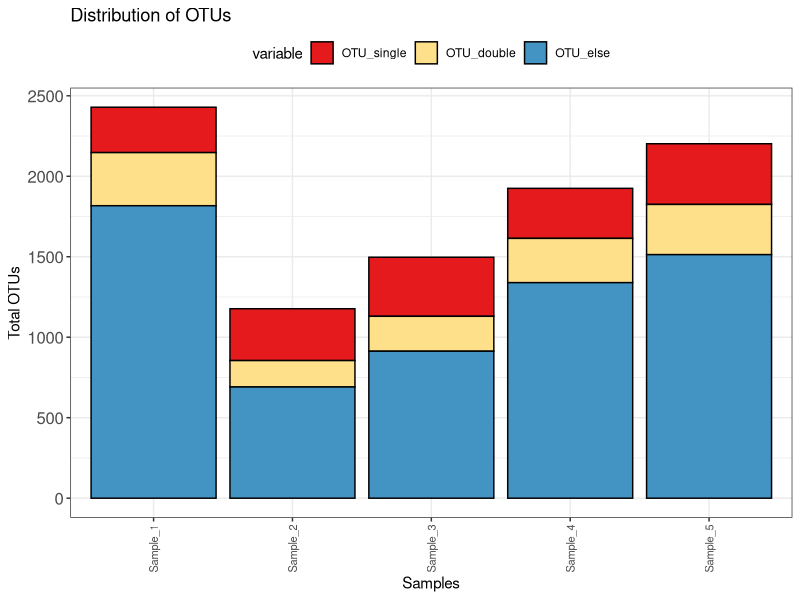
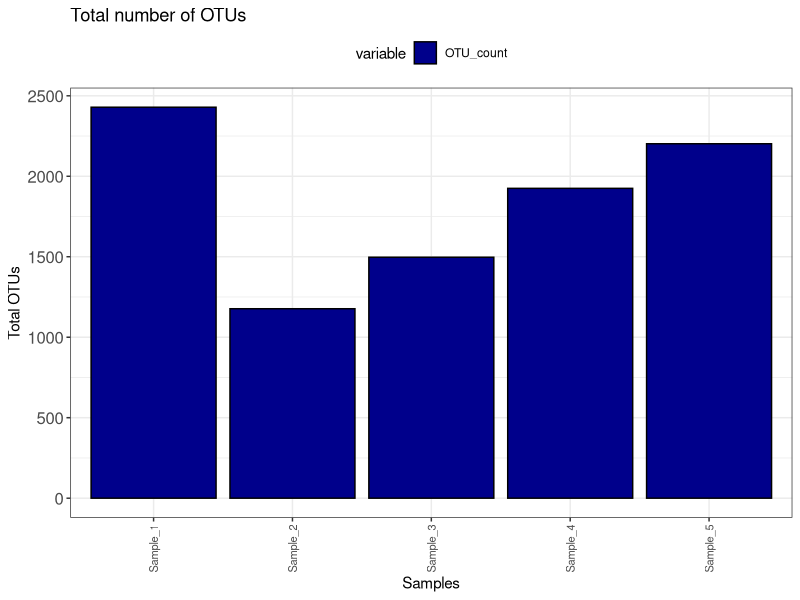
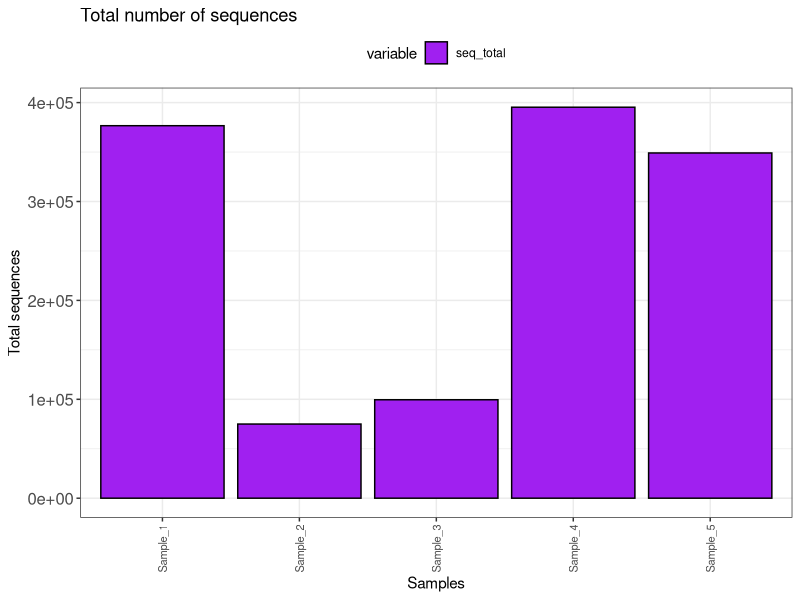
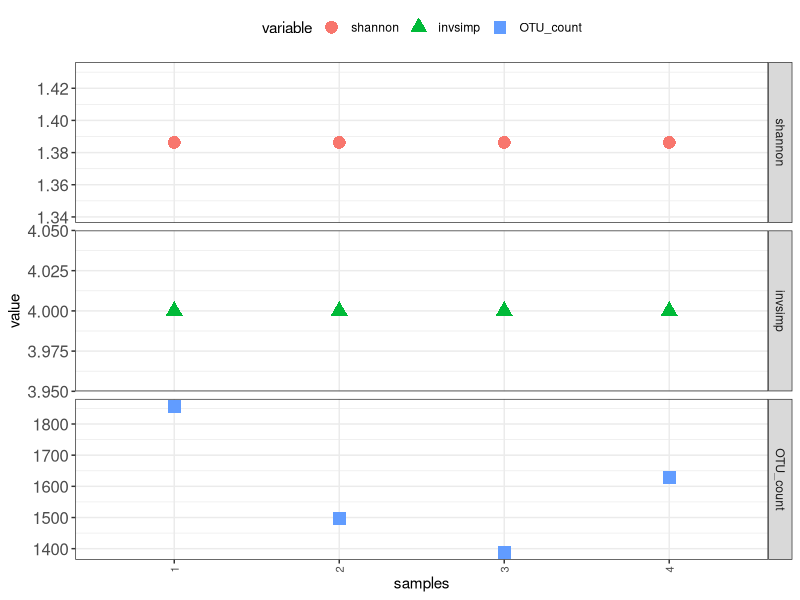
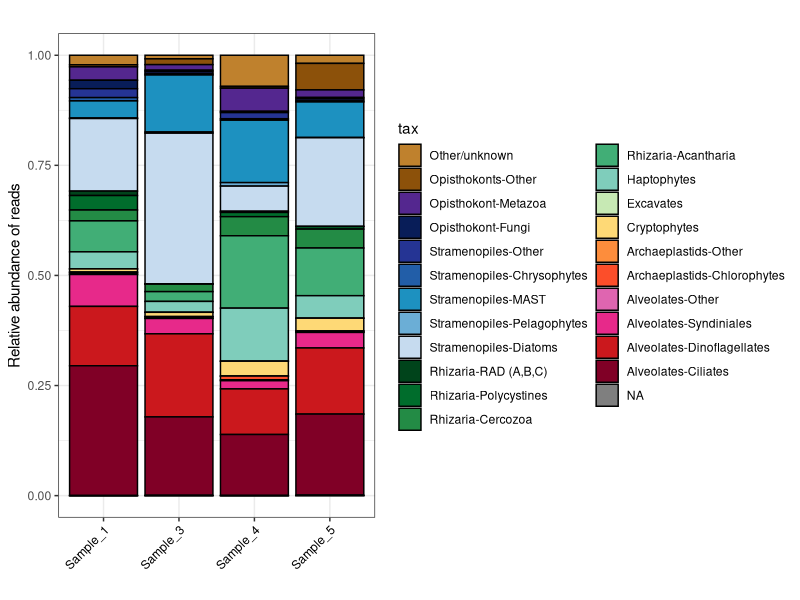

The R script that drew these images, in order:

#Load required libraries
library(reshape2)
library(ggplot2)
library(vegan)
library(plyr)

#Import OTU table. Make sure heading looks good.
count<-read.table('V4_OTUtable_test.txt', sep="\t",header=TRUE)
head(count) #make sure samples are column names and OTU.IDs (from PR2) are row names
dim(count) #V4_OTUtable_test.txt should be 1998 rows and 7 columns


##Get quick stats of OTU results
length(count$OTU.ID) #Total number of OTUs generated
colsum<-apply(count[2:5],2,sum) #Colums 2:5 are my sample colums
colsum #number of sequences per sample

##Filter out OTUs with only 1 sequence, singletons
rowsum<-apply(count[2:6],1,sum) #remove global singletons.
count.no1 = count[ rowsum>1, ]  #count.no1 = OTU table without global singletons
dim(count)[1] - dim(count.no1)[1] #Outputs the number of OTUs (total) lost in this step

#Isolate only count colums
counts_only<-count.no1[2:6]
seq_total<-apply(counts_only,2,sum) #number of sequences per sample
OTU_count<-colSums(counts_only>0) #total number of OTUs
OTU_single<-colSums(counts_only==1) #Number of singleton OTUs
OTU_double<-colSums(counts_only==2) #Number of doubleton OTUs
OTU_else<-colSums(counts_only>2) #Number of OTUs with more than 2 sequences

sample_info<-data.frame(seq_total,OTU_count,OTU_single,OTU_double,OTU_else)# Compile
head(sample_info) #dataframe with OTU stats per sample
# write.csv(sample_info, file="OTUstats.csv") #Option to write out to table

#Plot it
sample_info$samples<-row.names(sample_info)
allM<-melt(sample_info) #Melt to long format
allM$Figure<-"Sequences"
allM$Figure[allM$variable == "OTU_count"]<-"Total OTUs"
otudist<-c("OTU_single", "OTU_double", "OTU_else")
allM$Figure[allM$variable %in% otudist]<-"Breakdown of OTUs"
#head(allM)


#Basic bar plot
bar_stats<- ggplot(allM, aes(x=samples, y=value, fill=variable))+geom_bar(stat="identity",position="stack",color="black")+theme_bw()+theme(axis.text.x = element_text(angle = 90,hjust=1,vjust=0.5,size=8),axis.text.y=element_text(size=12),legend.position = "top")

bar_stats %+% subset(allM, Figure %in% "Breakdown of OTUs")+labs(title="Distribution of OTUs",x="Samples", y="Total OTUs")+scale_fill_manual(values=c("#e41a1c","#fee08b","#4393c3"))
bar_stats %+% subset(allM, Figure %in% "Total OTUs")+labs(title="Total number of OTUs",x="Samples", y="Total OTUs")+scale_fill_manual(values=c("darkblue"))
bar_stats %+% subset(allM, Figure %in% "Sequences")+labs(title="Total number of sequences",x="Samples", y="Total sequences")+scale_fill_manual(values=c("purple"))

#save(counts_only, count.no1, allM, file="Checkpoint1_PrelimFigs.RData") #Optional save R objects
#load("Checkpoint1_PrelimFigs.RData",verbose=T) #Option to load R objects from previous

#Based on the total number of sequences in each sample, I want to only keep samples with more than 50,000 sequences.
#Remove Sample 2
count.no1$Sample_2<-NULL
head(count.no1)

#Optional code to subsample
#Assign row names as OTU IDs
row.names(count.no1)<-count.no1$OTU.ID
#Isolate only columns with data
keep<-count.no1[2:5];head(keep)
sub<-min(colSums(keep)); sub #sub =total number of sequences that is fewest among all samples

#Requires vegan library
rare <- rrarefy(t(keep), sub) #Randomly subsamples data so that all sample have the same number of sequences
subsampled<-as.data.frame(t(rare))
colSums(subsampled) #all should be equal to sub (in test data, n=99,530)

#Calculate alpha diversity

#diversity measurement that accounts for both abundance and evenness of the species present (both evenness and richness). proportion of species relative to the total multiplied by the ln of the proportion
shannon<-diversity(subsampled,index="shannon",2)
#evennes in the community
invsimp<-diversity(subsampled,index="invsimpson",2)

OTU_count<-colSums(subsampled>0) #to evaluate species richness
alpha<-data.frame(shannon,invsimp,OTU_count) #combine measurements
head(alpha)

alpha$samples<-row.names(alpha)
alpha.m<-melt(alpha)
head(alpha.m)

ggplot(alpha.m, aes(x=samples, y=value, fill=variable, shape=variable))+geom_point(size=4, aes(color=variable))+facet_grid(variable~.,scales="free")+theme_bw()+theme(axis.text.x = element_text(angle = 90,hjust=1,vjust=0.5,size=8),axis.text.y=element_text(size=12),legend.position = "top")

#head(count.no1) #original data, has OTU and taxonomy information
#head(subsampled) #subsampled data for analysis
key<-count.no1[c(1,6)] #OTU ID to taxonomy key
subsampled$OTU.ID<-row.names(subsampled)

#Get taxonomic information (by OTU.ID) back on subsampled data
count.subsampled<-join(subsampled, count.no1[c(1,6)], by="OTU.ID", type="left", match="first")
head(count.subsampled); dim(count.subsampled)

#This is specific to the PR2 database. 
#Depending on your scientific question, you will need to review the taxonomic grouping
#Function, makes a simplifed "Taxa" column based on PR2 output

pr2_rename_taxa<-function(df){
  library(reshape2)
  split<-colsplit(df$taxonomy, "; ", c("Level1","Level2","Level3","Level4","Level5","Level6", "Level7","Level8","Level9", "Level10", "Level11", "Level12"))
  split[ is.na(split) ] = "XXX"
  split[ split == "" ] = "XXX"
  split$Taxa<-"Other/unknown"
  split$Taxa[split$Level1 == "No blast hit"]="No blast hit"
  split$Taxa[split$Level1 == "Unassigned"]="Unassigned"
  split$Taxa[split$Level1 == "None"]="None"
  split$Taxa[split$Level2=="Amoebozoa"]="Amoebozoa"
  split$Taxa[split$Level2=="Apusozoa"]="Other/unknown"
  split$Taxa[split$Level2=="Eukaryota_X"]="Other/unknown"
  split$Taxa[split$Level2=="Eukaryota_Mikro"]="Other/unknown"
  split$Taxa[split$Level2=="Stramenopiles"]="Stramenopiles-Other"
  split$Taxa[split$Level2=="Alveolata"]="Alveolates-Other"
  split$Taxa[split$Level2=="Opisthokonta"]="Opisthokonts-Other"
  split$Taxa[split$Level2=="Archaeplastida"]="Archaeplastids-Other"
  split$Taxa[split$Level2=="Excavata"]="Excavates"
  split$Taxa[split$Level2=="Rhizaria"]="Rhizaria-Other"
  split$Taxa[split$Level2=="Hacrobia"]="Other/unknown"
  split$Taxa[split$Level3=="Haptophyta"]="Haptophytes"
  split$Taxa[split$Level3=="Fungi"]="Opisthokont-Fungi"
  split$Taxa[split$Level3=="Metazoa"]="Opisthokont-Metazoa"
  split$Taxa[split$Level3=="Foraminifera"]="Rhizaria-Foraminifera"
  split$Taxa[split$Level3=="Dinophyta"]="Alveolates-Dinoflagellates"
  split$Taxa[split$Level4=="Syndiniales"]="Alveolates-Syndiniales"
  split$Taxa[split$Level3=="Cryptophyta"]="Cryptophytes"
  split$Taxa[split$Level3=="Ciliophora"]="Alveolates-Ciliates"
  split$Taxa[split$Level3=="Chlorophyta"]="Archaeplastids-Chlorophytes"
  split$Taxa[split$Level3=="Cercozoa"]="Rhizaria-Cercozoa"
  split$Taxa[split$Level4=="Acantharea"]="Rhizaria-Acantharia"
  split$Taxa[split$Level4=="Chrysophyceae-Synurophyceae"]="Stramenopiles-Chrysophytes"
  split$Taxa[split$Level4=="Pelagophyceae"]="Stramenopiles-Pelagophytes"
  split$Taxa[split$Level4=="Bacillariophyta"]="Stramenopiles-Diatoms"
  split$Taxa[split$Level4=="MAST"]="Stramenopiles-MAST"
  split$Taxa[split$Level4=="Polycystinea"]="Rhizaria-Polycystines"
  split$Taxa[split$Level4=="RAD-C"]="Rhizaria-RAD (A,B,C)"
  split$Taxa[split$Level4=="RAD-B"]="Rhizaria-RAD (A,B,C)"
  split$Taxa[split$Level4=="RAD-A"]="Rhizaria-RAD (A,B,C)"
  return(split)
} 
newtax<-pr2_rename_taxa(count.subsampled)
unique(newtax$Taxa) #Simplified taxonomic group naming schematic
data_binned<-data.frame(count.subsampled, newtax) 

data.m<-melt(data_binned) #melt
#head(data.m)
data.agg<-aggregate(data.m$value, by=list(Taxa=data.m$Taxa,Samples=data.m$variable),sum) #sum sequences by taxonomic group
save(data.agg, data.m, data_binned, file="Checkpoint2_PrelimFigs.Rdata")

tax_order=c("Alveolates-Ciliates","Alveolates-Dinoflagellates","Alveolates-Syndiniales","Alveolates-Other","Archaeplastids-Chlorophytes","Archaeplastids-Other","Cryptophytes","Excavates","Haptophytes","Rhizaria-Acantharia","Rhizaria-Cercozoa","Rhizaria-Polycystines","Rhizaria-RAD (A,B,C)","Stramenopiles-Diatoms","Stramenopiles-Pelagophytes","Stramenopiles-MAST","Stramenopiles-Chrysophytes","Stramenopiles-Other","Opisthokont-Fungi","Opisthokont-Metazoa","Opisthokonts-Other","Other/unknown","Unassigned")
tax_color=c("#800026","#cb181d","#e7298a","#df65b0","#fc4e2a","#fd8d3c","#fed976","#c7e9b4","#7fcdbb","#41ae76","#238b45","#006d2c","#00441b","#c6dbef","#6baed6","#1d91c0","#225ea8","#253494","#081d58","#54278f","#8c510a","#bf812d","#dfc27d")
names(tax_color)<-tax_order
data.agg$tax<-factor(data.agg$Taxa, levels=rev(tax_order)) #factoring
head(data.agg)

#Bar plot of community composition
ggplot(data.agg[order(data.agg$tax),], aes(y=x,fill=tax,x=Samples))+geom_bar(position = "fill", stat = "identity", color="black",aes(fill=tax))+scale_fill_manual(values=tax_color)+labs(title="", x="",y="Relative abundance of reads")+theme_bw()+theme(legend.position="right",axis.text.x = element_text(angle=45, hjust=1,vjust=1,color="black"))
#Change position = "fill" to position="stack" to look at total abundance


